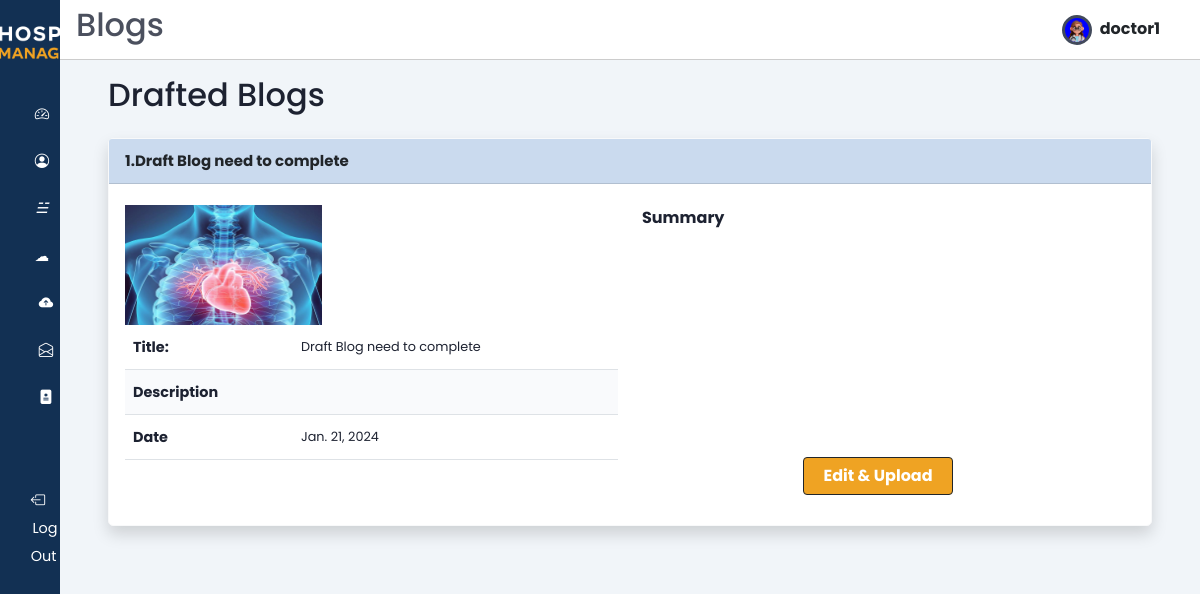
The page /doctor_drafts/ (signed in) on the database its author committed.
### users/models.py (models this page shows, shortened)
class Users(AbstractUser):
    email = models.CharField(max_length=50,unique=True)
    username = models.CharField(max_length=50, unique=True)
    password = models.CharField(max_length=200)
    first_name = models.CharField(max_length=50)
    last_name = models.CharField(max_length=50)
    gender_choices = (("Male", "Male"), ("Female", "Female"))
    gender = models.CharField(max_length=10, choices=gender_choices, default="not_known")
    birthday = models.DateField(null=True, blank=True)
    is_doctor = models.BooleanField(default=False)
    profile_avatar = models.ImageField(upload_to="users/profiles", blank=True, default="doctor/profiles/download.png")
    id_address = models.ForeignKey(Address, on_delete=models.CASCADE, null=True)
    class Meta:
      verbose_name = "User"
      verbose_name_plural = "Users"

### doctors/models.py (models this page shows, shortened)
class Blogs(models.Model):
  blog_id = models.AutoField(primary_key=True)
  title = models.CharField(max_length=255)
  description = models.TextField()
  summary = models.TextField()
  is_published = models.BooleanField(default=False)
  posted_at = models.DateField(default=datetime.now)
  thumbnail = models.ImageField(upload_to="blogs/thumbnail", null=True, blank=True)
  id_category = models.ForeignKey(Category, on_delete=models.PROTECT)
  doctor = models.ForeignKey(Doctors, on_delete=models.CASCADE)
  class Meta:
    verbose_name = "Blog"
    verbose_name_plural = "Blogs"

### doctors/views.py (the view)
# urls.py: path('doctor_drafts/',doctor_drafts , name='doctor_drafts'),
@login_required(login_url='/login')
def doctor_drafts(request):
    user = request.user
    author = get_object_or_404(Doctors, user=user)
    drafts = Blogs.objects.filter(doctor=author, is_published=False).order_by('-posted_at')
    categories = Category.objects.all()
    paginator = Paginator(drafts, 5)
    page = request.GET.get('page')
    drafts_page = paginator.get_page(page)
    context = {
        'drafts': drafts_page,
        'categories': categories,
    }
    return render(request, 'doctors/doctor_drafts.html', context)

### templates/doctors/doctor_drafts.html (shortened to what this page needs)
{% extends 'doctors/base.html' %}
{% load static %}
{% block page_title %} Blogs {% endblock page_title %}
{% block content %}
<main>
  <h2 class="dash-title">Drafted Blogs</h2>
  <section class="recent">
    {% for post in drafts %}
      <div class="table-div">
        <div class="card text-dark mb-3 shadow border-light border" style="border-radius: 5px;">
          <div class="card-header fw-bold" style="background-color: rgb(202, 218, 238);">
            {{ forloop.counter }}.{{ post.title }}</div>
          <div class="card-body row">
            <div class="col-12 col-md-6">
              <img class="img-fluid" src="{{post.thumbnail.url}}" alt="" style="height:40%;width:40%;">
              <table class="table">
                <tbody>
                  <tr>
                    <th scope="col">Title:</th>
                    <td scope="col">{{ post.title }}</td>
                  </tr>
                  <tr>
                    <th scope="col">Description</th>
                    <td scope="col">{{ post.description |safe|truncatechars:100|linebreaks }}</td>
                  </tr>
                  <tr>
                    <th scope="col">Date</th>
                    <td scope="col">{{ post.posted_at}}</td>
                  </tr>
                </tbody>
              </table>
            </div>
            <div class="col-12 col-md-6 text-center">
              <h4 class="text-start fs-6"><b>Summary</b></h4>
              <a href="{% url 'upload_blog' post.blog_id %}" class="btn btn-outline-dark edit-draft-btn" >
                <b>Edit & Upload</b>
              </a>
            </div>
          </div>
        </div>
      </div>
    {% endfor %}
  </section>
</main>
{% endblock %}

### templates/doctors/base.html (shortened to what this page needs)
{% load static %}
<!DOCTYPE HTML>
<html lang="en">
<head>
  <link href="{% static 'css/bootstrap.min.css' %}" rel="stylesheet"/>
  <link href="{% static 'css/base-style.css' %}" rel="stylesheet"/>
  <link rel="stylesheet" href="https://cdn.jsdelivr.net/gh/lykmapipo/themify-icons@0.1.2/css/themify-icons.css">
  <link  href="{% static 'css/style.css' %}" rel="stylesheet">
  <link  href="{% static 'css/bootstrap-icons.css' %}" rel="stylesheet">
  <link  href="{% static 'css/jquery.dataTables.min.css' %}" rel="stylesheet">
  <link  href="{% static 'css/styleblog.css' %}" rel="stylesheet">
  <link  href="{% static 'css/styleblog-responsive.css' %}" rel="stylesheet">
</head>
<body>
  <div class="sidebar">
    <div class="sidebar-header pt-4">
      <div class="text-center my-">
        <img src="{% static 'img/white-logo.png' %}" alt="logo" class="img-fluid" style="max-width: 170px;" />
      </div>
    </div>
    <div class="sidebar-menu">
      <ul>
        <li>
          <a href="{% url 'doctor_dashboard' %}">
            <i class="bi bi-speedometer2 me-2"></i>
          </a>
        </li>
        <li>
          <a href="{% url 'doctor_profile' %}">
            <i class="bi bi-person-circle me-2"></i>
          </a>
        </li>
        <li>
          <a href="{% url 'doctor_blogs' %}">
            <i>&#9777;&nbsp;&nbsp; </i>
          </a>
        </li>
        <li>
          <a href="{% url 'myblogs' %}">
            <i>&#9729;&nbsp;&nbsp;</i>
          </a>
        </li>
        <li>
          <a href="{% url 'upload_blog' %}">
            <i class="bi bi-cloud-arrow-up-fill"></i>
          </a>
        </li>
        <li>
          <a href="{% url 'doctor_drafts' %}">
            <i class="bi bi-envelope-open"></i>
          </a>
        </li>
        <li>
          <a href="{% url 'view_appointments' %}">
            <i class="bi bi-file-medical-fill"></i>
          </a>
        </li>
        <br><br>
        <li>
            <a href="{% url 'logout' %}" class="logout text-dark"data-bs-toggle="tooltip" data-bs-placement="right" title="logout" >
              <i class="bi bi-box-arrow-left me-3"></i>
              <span class="d-none d-md-inline">Log Out</span>
            </a>
        </li>
      </ul>
    </div>
  </div>
  <div class="main-content">
    <header class="d-flex  align-items-center">
      <h2>{% block page_title %}{% endblock page_title %}</h2>
      <a href="{% url 'doctor_profile' %}">
        <img src="{{ request.user.profile_avatar.url }}" style="width: 30px; height: 30px; border-radius: 50%; overflow: hidden; background-color: blue; display: inline-block; vertical-align: middle; border: 3px solid #424a5b;">
        <span class="fw-bold fs-6 ms-1 text-dark me-4">{{ request.user.username|safe | truncatechars:"10" }}</span>
      </a>
    </header>
    {% block content %}
    {% endblock content %}
  </body>
</html>

### static/css/base-style.css (style rules this page uses)
:root { --primary-color: #123053; --secondary-color: #EFA323; }
.main-content a { text-decoration: none !important; }
.edit-draft-btn { color: #fff; background-color:var(--secondary-color); width:150px; position: absolute; right:0; margin-right:19%; bottom:30px; }

### static/css/style.css (style rules this page uses)
:root { --main-color: #424a5b; --color-dark: #1D2231; --text-grey: #8390A2; --primary-color: #123053; --secondary-color: #EFA323; }
* { font-family: 'Poppins', sans-serif; margin: 0; padding: 0; text-decoration: none; list-style-type: none; box-sizing: border-box; }
.sidebar { height: 100%; width: 240px; position: fixed; left: 0; top: 0; z-index: 100; background: var(--primary-color); color: #fff; overflow-y: auto; transition: width 500ms; }
.sidebar-header { display: flex; justify-content: space-between; align-items: center; height: 60px; padding: 0rem 1rem; }
.sidebar-menu { padding: 0rem; padding-top: 40px; }
.sidebar li { margin-bottom: 1.2rem; font-size: larger; }
.sidebar a { color: #fff !important; text-decoration: none; font-size: .9rem; }
.sidebar a span:last-child { padding-left: .1rem; }
.main-content { position: relative; margin-left: 240px; transition: margin-left 500ms; }
header { position: fixed; left: 240px; top: 0; z-index: 100; width: calc(100% - 240px); background: #fff; height: 60px; padding: 0rem 1rem; display: flex; align-items: center; justify-content: space-between; border-bottom: 1px solid #ccc; transition: left 500ms; }
main { margin-top: 60px; background: #f1f5f9; min-height: 90vh; padding: 1rem 3rem; }
.dash-title { color: var(--color-dark); margin-bottom: 1rem; }
.card-body { padding: 1.3rem 1rem; }
.card-body h4 { color: var(--color-dark); font-size: 1.1rem; margin-top: .2rem; }
.recent { margin-top: 3rem; margin-bottom: 3rem; }
th, td { font-size: .9rem; padding: 1rem 1rem; color: var(--color-dark); }
td { font-size: .8rem; }
tbody tr:nth-child(even) { background: #f9fafc; }
.text-center { text-align: center; }
@media only screen and (max-width: 1200px) { .sidebar { width: 60px; z-index: 150; } }
@media only screen and (max-width: 1200px) { .sidebar .sidebar-header h3 span, .sidebar li span:last-child { display: none; } }
@media only screen and (max-width: 1200px) { .sidebar .sidebar-header, .sidebar li { display: flex; justify-content: center; } }
@media only screen and (max-width: 1200px) { .main-content { margin-left: 60px; } }
@media only screen and (max-width: 1200px) { .main-content header { left: 60px; width: calc(100% - 60px); } }
.recent { margin-top: 1.5rem; margin-bottom: 3rem; }
.table-div { display: grid; grid-template-columns: 100% 25%; grid-column-gap: 1.5rem; }

### rows shown on the page
Users: user.profile_avatar (picture), user.username "doctor1"
Blogs: title "Draft Blog need to complete", thumbnail (picture), posted_at "Jan. 21, 2024"
